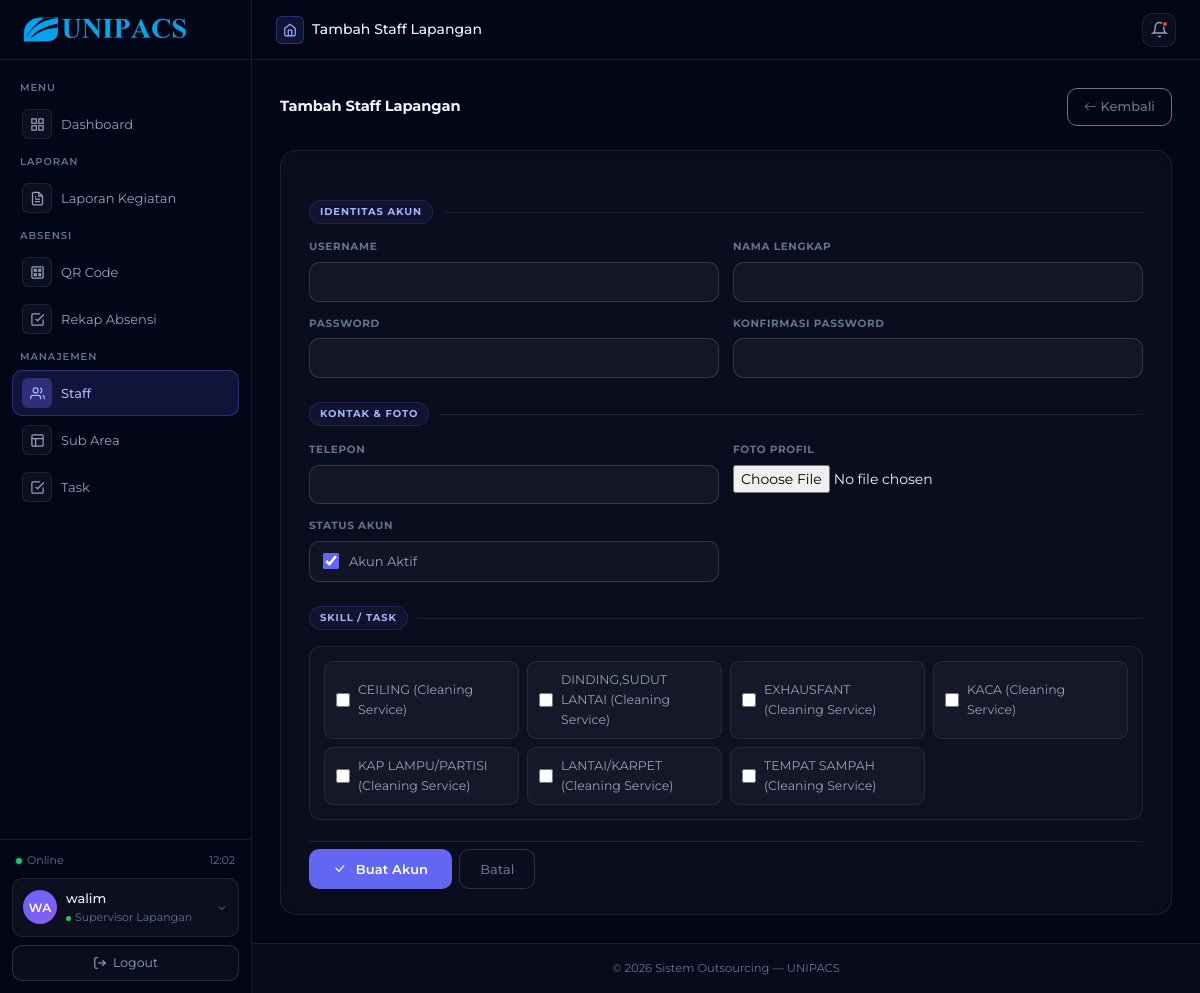
The page /supervisor/staff/tambah/ (signed in) on the database its author committed.
### outsourcing/models.py (models this page shows, shortened)
class User(AbstractUser):
    role = models.CharField(
        max_length=30,
        choices=RoleChoices.choices,
        default=RoleChoices.STAFF,
    )
    nama_lengkap = models.CharField(max_length=150, blank=True)
    telepon      = models.CharField(
        max_length=20,
        blank=True,
        validators=[telepon_validator],
    )
    foto_profil  = models.ImageField(
        upload_to='foto_profil/',
        blank=True,
        null=True,
    )
    dibuat_pada  = models.DateTimeField(auto_now_add=True)
    diubah_pada  = models.DateTimeField(auto_now=True)
    class Meta:
        verbose_name        = 'Pengguna'
        verbose_name_plural = 'Pengguna'
        ordering            = ['nama_lengkap']

### outsourcing/views/supervisor/staff.py (the view)
# urls.py: path('supervisor/staff/tambah/', staff_create, name='supervisor_staff_create'),
@supervisor_required
def staff_create(request):
    if request.method == 'POST':
        form = CreateStaffForm(request.POST, request.FILES, supervisor=request.user)
        if form.is_valid():
            user = form.save(commit=False)
            user.role = 'staff'
            user.set_password(form.cleaned_data['password'])
            user.save()
            StaffSupervisor.objects.create(
                staff=user,
                supervisor=request.user,
                is_active=True,
            )
            tasks = form.cleaned_data.get('tasks', [])
            for task in tasks:
                StaffTask.objects.create(
                    staff=user,
                    task=task,
                    is_active=True,
                )
            messages.success(
                request,
                f'Akun Staff "{user.nama_lengkap}" berhasil dibuat dan '
                f'ditugaskan ke wilayah Anda.'
            )
            return redirect('supervisor_staff_list')
        else:
            for field, errors in form.errors.items():
                for error in errors:
                    messages.error(request, f'Error {field}: {error}')
    else:
        form = CreateStaffForm(supervisor=request.user)
    context = {
        'form'      : form,
        'page_title': 'Tambah Staff Lapangan',
        'action'    : 'Buat Akun',
    }
    return render(request, 'supervisor/staff/form.html', context)

### outsourcing/models.py (called while the page is built)
    def __str__(self):
        return f"{self.nama_task} ({self.jenis_jasa.nama_jasa})"

### outsourcing/templates/supervisor/staff/form.html (shortened to what this page needs)
{% extends 'supervisor/base_supervisor.html' %}
{% load static %}
{% block extra_css %}
<link rel="stylesheet" href="{% static 'css/supervisor/staff_form_list.css' %}">
{% endblock %}
{% block content %}
<div class="form-page-header">
    <h5>{{ page_title }}</h5>
    <a href="{% url 'supervisor_staff_list' %}" class="btn btn-outline-secondary btn-sm">
        <i class="bi bi-arrow-left"></i> Kembali
    </a>
</div>
<div class="form-card">
    <form method="post" enctype="multipart/form-data">
        <div class="section-divider"><span>Identitas Akun</span></div>
        <div class="row g-3">
            <div class="col-md-6">
                <div class="field-group">
                    <label class="field-label">Username</label>
                    {{ form.username }}
                </div>
            </div>
            <div class="col-md-6">
                <div class="field-group">
                    <label class="field-label">Nama Lengkap</label>
                    {{ form.nama_lengkap }}
                </div>
            </div>
            <div class="col-md-6">
                <div class="field-group">
                    <label class="field-label">Password</label>
                    {{ form.password }}
                </div>
            </div>
            <div class="col-md-6">
                <div class="field-group">
                    <label class="field-label">Konfirmasi Password</label>
                    {{ form.konfirmasi_password }}
                </div>
            </div>
        </div>
        <div class="section-divider"><span>Kontak & Foto</span></div>
        <div class="row g-3">
            <div class="col-md-6">
                <div class="field-group">
                    <label class="field-label">Telepon</label>
                    {{ form.telepon }}
                </div>
            </div>
            <div class="col-md-6">
                <div class="field-group">
                    <label class="field-label">Foto Profil</label>
                    {{ form.foto_profil }}
                </div>
            </div>
            <div class="col-md-6">
                <div class="field-group">
                    <label class="field-label">Status Akun</label>
                    <div class="toggle-wrap">
                        {{ form.is_active }}
                        <label for="{{ form.is_active.id_for_label }}">Akun Aktif</label>
                    </div>
                </div>
            </div>
        </div>
        <div class="section-divider"><span>Skill / Task</span></div>
        <div class="field-group">
            <div class="task-grid">
                {% for checkbox in form.tasks %}
                <label class="task-item">
                    <input
                        type="checkbox"
                        name="{{ checkbox.data.name }}"
                        value="{{ checkbox.data.value }}"
                        id="{{ checkbox.id_for_label }}"
                    >
                    {{ checkbox.choice_label }}
                </label>
                {% empty %}
                <div style="font-size:13px;color:var(--clr-text-muted);grid-column:1/-1;">
                    Tidak ada task tersedia.
                </div>
                {% endfor %}
            </div>
        </div>
        <div class="d-flex gap-2 mt-4 pt-2" style="border-top:1px solid var(--clr-border);">
            <button type="submit" class="btn-submit">
                <i class="bi bi-check-lg me-1"></i> {{ action }}
            </button>
            <a href="{% url 'supervisor_staff_list' %}" class="btn-cancel">Batal</a>
        </div>
    </form>
</div>
{% endblock %}

### outsourcing/templates/base/base.html (shortened to what this page needs)
{% load static %}
<!DOCTYPE html>
<html lang="id">
<head>
    <link href="https://cdn.jsdelivr.net/npm/bootstrap@5.3.2/dist/css/bootstrap.min.css" rel="stylesheet">
    <link href="https://cdn.jsdelivr.net/npm/bootstrap-icons@1.11.3/font/bootstrap-icons.css" rel="stylesheet">
    <link rel="stylesheet" href="https://cdnjs.cloudflare.com/ajax/libs/font-awesome/6.4.0/css/all.min.css">
    <link href="{% static 'css/base.css' %}" rel="stylesheet">
    {% block extra_css %}{% endblock %}
</head>
<body>
<div class="orb two"></div>
<div class="orb three"></div>
<div class="app-shell">
    <div class="sidebar" id="sidebar">
        <div class="sidebar-logo">
            <div class="logo-mark">
                <img src="{% static 'image/logo.png' %}" alt="UNIPACS Logo">
            </div>
        </div>
        <div class="sidebar-nav">
            {% block sidebar %}{% endblock %}
        </div>
        <div class="sidebar-footer">
            <div class="system-status">
                <div class="status-pill">
                    <div class="status-dot online"></div>
                    <span>Online</span>
                </div>
                <div class="sidebar-clock" id="clock">00:00</div>
            </div>
            <div class="user-card">
                <div class="user-avatar">
                    {{ request.user.nama_lengkap|default:request.user.username|slice:":2"|upper }}
                </div>
                <div class="user-info">
                    <div class="user-name">{{ request.user.nama_lengkap|default:request.user.username }}</div>
                    <div class="user-role">
                        <div class="role-badge-dot"></div>
                        <span>{{ request.user.get_role_display }}</span>
                    </div>
                </div>
                <div class="user-chevron">
                    <svg width="12" height="12" viewBox="0 0 24 24" fill="none" stroke="currentColor" stroke-width="2">
                        <polyline points="6 9 12 15 18 9"/>
                    </svg>
                </div>
            </div>
            <form method="post" action="{% url 'logout' %}">
                <button type="submit" class="logout-btn">
                    <svg viewBox="0 0 24 24" fill="none" stroke="currentColor" stroke-width="2">
                        <path d="M9 21H5a2 2 0 0 1-2-2V5a2 2 0 0 1 2-2h4"/>
                        <polyline points="16 17 21 12 16 7"/>
                        <line x1="21" y1="12" x2="9" y2="12"/>
                    </svg>
                    Logout
                </button>
            </form>
        </div>
    </div>
    <div class="main-area">
        <div class="top-header">
            <div class="page-breadcrumb">
                <div class="breadcrumb-icon">
                    <svg viewBox="0 0 24 24" fill="none" stroke="currentColor" stroke-width="2">
                        <path d="M3 9l9-7 9 7v11a2 2 0 0 1-2 2H5a2 2 0 0 1-2-2z"/>
                        <polyline points="9 22 9 12 15 12 15 22"/>
                    </svg>
                </div>
                <div class="page-title">{{ page_title }}</div>
            </div>
            <div class="header-actions">
                <button class="header-btn">
                    <svg viewBox="0 0 24 24" fill="none" stroke="currentColor" stroke-width="2">
                        <path d="M18 8A6 6 0 0 0 6 8c0 7-3 9-3 9h18s-3-2-3-9"/>
                        <path d="M13.73 21a2 2 0 0 1-3.46 0"/>
                    </svg>
                    <div class="notif-dot"></div>
                </button>
            </div>
        </div>
        <div class="page-content">
            {% block content %}{% endblock %}
        </div>
        <footer class="main-footer">
            <div class="footer-content">
                <p>© {% now "Y" %} Sistem Outsourcing — UNIPACS</p>
            </div>
        </footer>
    </div>
</div>
</body>
</html>

### outsourcing/static/css/supervisor/staff_form_list.css (style rules this page uses)
.form-page-header { display: flex; justify-content: space-between; align-items: center; margin-bottom: 1.75rem; }
.form-page-header h5 { font-size: 1.05rem; font-weight: 700; letter-spacing: -0.01em; color: var(--clr-text-primary); margin: 0; }
.form-card { background: rgba(255, 255, 255, 0.03); border: 1px solid var(--clr-border); border-radius: 16px; padding: 1.75rem 2rem; backdrop-filter: blur(12px); }
.section-divider { display: flex; align-items: center; gap: 10px; margin: 1.75rem 0 1.1rem; }
.section-divider span { font-size: 10px; font-weight: 700; letter-spacing: 0.09em; text-transform: uppercase; color: var(--clr-text-muted); white-space: nowrap; padding: 3px 10px; background: rgba(99, 102, 241, 0.08); border: 1px solid rgba(99, 102, 241, 0.18); border-radius: 20px; color: #a5b4fc; }
.section-divider::after { content: ''; flex: 1; height: 1px; background: var(--clr-border); }
.field-group { display: flex; flex-direction: column; gap: 6px; }
.field-label { font-size: 10.5px; font-weight: 700; letter-spacing: 0.06em; text-transform: uppercase; color: var(--clr-text-muted); }
.form-card .form-control, .form-card .form-select { border-radius: 10px; border: 1px solid var(--clr-border-strong); padding: 9px 13px; font-size: 13px; font-family: var(--font-base); background: rgba(255, 255, 255, 0.04); color: var(--clr-text-primary); transition: border-color 150ms ease, box-shadow 150ms ease, background 150ms ease; width: 100%; }
.form-card .form-control::placeholder { color: var(--clr-text-muted); }
.task-grid { display: grid; grid-template-columns: repeat(auto-fill, minmax(175px, 1fr)); gap: 8px; background: rgba(255, 255, 255, 0.02); border: 1px solid var(--clr-border); border-radius: 12px; padding: 14px; }
.task-item { display: flex; align-items: center; gap: 8px; padding: 8px 11px; border-radius: 9px; border: 1px solid var(--clr-border); background: rgba(255, 255, 255, 0.03); cursor: pointer; transition: all 0.15s ease; font-size: 12.5px; color: var(--clr-text-secondary); user-select: none; }
.task-item input[type="checkbox"] { accent-color: var(--clr-accent); width: 14px; height: 14px; flex-shrink: 0; cursor: pointer; }
.toggle-wrap { display: flex; align-items: center; gap: 10px; padding: 9px 13px; background: rgba(255, 255, 255, 0.03); border: 1px solid var(--clr-border-strong); border-radius: 10px; transition: border-color 0.15s; cursor: pointer; }
.toggle-wrap input[type="checkbox"] { accent-color: var(--clr-accent); width: 16px; height: 16px; cursor: pointer; flex-shrink: 0; }
.toggle-wrap label { font-size: 13px; color: var(--clr-text-secondary); cursor: pointer; user-select: none; margin: 0; }
.btn-submit { display: inline-flex; align-items: center; gap: 6px; background: var(--clr-accent); color: #fff; border: none; border-radius: 10px; padding: 9px 24px; font-size: 13px; font-weight: 600; font-family: var(--font-base); letter-spacing: 0.01em; cursor: pointer; transition: background 0.15s, transform 0.1s, box-shadow 0.15s; }
.btn-cancel { display: inline-flex; align-items: center; gap: 6px; background: transparent; color: var(--clr-text-muted); border: 1px solid var(--clr-border-strong); border-radius: 10px; padding: 9px 20px; font-size: 13px; font-weight: 500; font-family: var(--font-base); text-decoration: none; transition: background 0.15s, color 0.15s, border-color 0.15s; cursor: pointer; }

### rows shown on the page
User: user.nama_lengkap "WA", user.nama_lengkap "walim", user.role "Supervisor Lapangan"

### other values the page prints
{{ page_title }} "Tambah Staff Lapangan"
{{ checkbox.choice_label }} "CEILING (Cleaning Service)" "DINDING,SUDUT LANTAI (Cleaning Service)" "EXHAUSFANT (Cleaning Service)" "KACA (Cleaning Service)" "KAP LAMPU/PARTISI (Cleaning Service)" "LANTAI/KARPET (Cleaning Service)" "TEMPAT SAMPAH (Cleaning Service)"
{{ action }} "Buat Akun"
